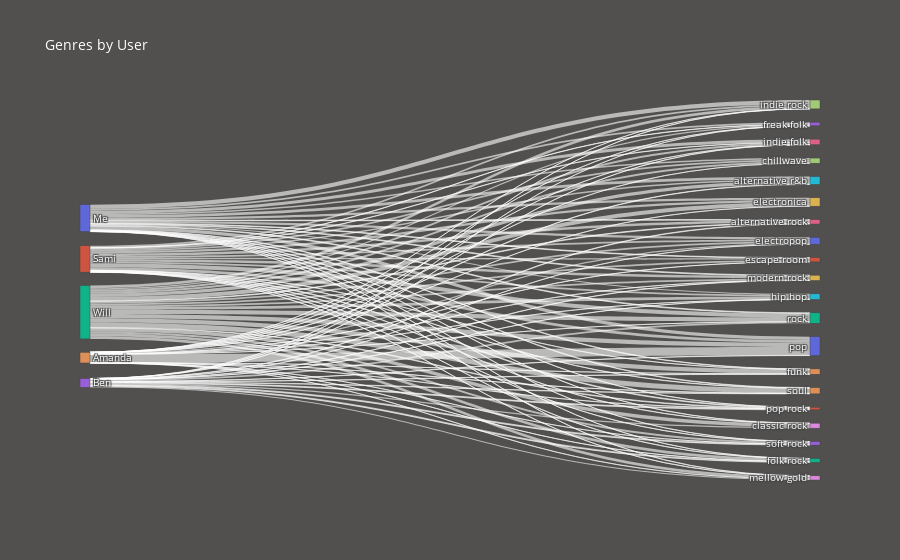

The notebook cell this image was saved under:
### Code cell
fig = go.Figure(data)
fig.update_layout(
    hovermode = 'x',
    title = 'Genres by User',
    font = dict(size=10, color='white'),
    paper_bgcolor='#51504f'
)
fig.show()

### Figure 1 — Plotly figure (JSON) as saved in the notebook; plotly's stock layout.template omitted (floating-point values rounded to 4 significant figures; data arrays with more than 128 entries replaced by an {"elided": "..."} marker saying what was removed)
{"data": [{"link": {"source": [0, 0, 0, 0, 0, 0, 0, 0, 0, 0, 0, 0, 0, 0, 0, 0, 0, 0, 0, 0, 1, 1, 1, 1, 1, 1, 1, 1, 1, 1, 1, 1, 1, 1, 1, 1, 1, 1, 1, 1, 2, 2, 2, 2, 2, 2, 2, 2, 2, 2, 2, 2, 2, 2, 2, 2, 2, 2, 2, 2, 3, 3, 3, 3, 3, 3, 3, 3, 3, 3, 3, 3, 3, 3, 3, 3, 3, 3, 3, 3, 4, 4, 4, 4, 4, 4, 4, 4, 4, 4, 4, 4, 4, 4, 4, 4, 4, 4, 4, 4], "target": [5, 6, 7, 8, 9, 10, 11, 12, 13, 14, 15, 16, 17, 18, 19, 20, 21, 22, 23, 24, 5, 6, 7, 8, 9, 10, 11, 12, 13, 14, 15, 16, 17, 18, 19, 20, 21, 22, 23, 24, 5, 6, 7, 8, 9, 10, 11, 12, 13, 14, 15, 16, 17, 18, 19, 20, 21, 22, 23, 24, 5, 6, 7, 8, 9, 10, 11, 12, 13, 14, 15, 16, 17, 18, 19, 20, 21, 22, 23, 24, 5, 6, 7, 8, 9, 10, 11, 12, 13, 14, 15, 16, 17, 18, 19, 20, 21, 22, 23, 24], "value": {"elided": "220 int values"}}, "node": {"label": ["Me", "Sami", "Will", "Ben", "Amanda", "alternative r&b", "alternative rock", "chillwave", "classic rock", "electronica", "electropop", "escape room", "folk rock", "freak folk", "funk", "hip hop", "indie folk", "indie rock", "mellow gold", "modern rock", "pop", "pop rock", "rock", "soft rock", "soul"], "pad": 35, "thickness": 10}, "type": "sankey"}], "layout": {"font": {"color": "white", "size": 10}, "hovermode": "x", "paper_bgcolor": "#51504f", "title": {"text": "Genres by User"}}}
